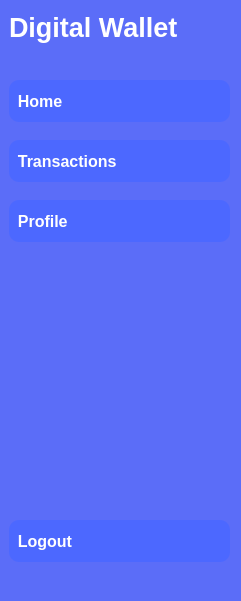
   <widget class="QWidget" name="sidebarWidget" native="true">
    <property name="geometry">
     <rect>
      <x>0</x>
      <y>0</y>
      <width>241</width>
      <height>601</height>
     </rect>
    </property>
    <property name="baseSize">
     <size>
      <width>200</width>
      <height>0</height>
     </size>
    </property>
    <property name="cursor">
     <cursorShape>PointingHandCursor</cursorShape>
    </property>
    <property name="styleSheet">
     <string notr="true">background-color: #5B6DF8;</string>
    </property>
    <widget class="QLabel" name="label">
     <property name="geometry">
      <rect>
       <x>9</x>
       <y>9</y>
       <width>174</width>
       <height>36</height>
      </rect>
     </property>
     <property name="font">
      <font>
       <family>Segoe UI</family>
       <pointsize>20</pointsize>
       <bold>true</bold>
      </font>
     </property>
     <property name="styleSheet">
      <string notr="true">color: white;</string>
     </property>
     <property name="text">
      <string>Digital Wallet</string>
     </property>
    </widget>
    <widget class="QPushButton" name="dashboardButton">
     <property name="geometry">
      <rect>
       <x>9</x>
       <y>80</y>
       <width>221</width>
       <height>42</height>
      </rect>
     </property>
     <property name="minimumSize">
      <size>
       <width>0</width>
       <height>0</height>
      </size>
     </property>
     <property name="font">
      <font>
       <family>Segoe UI</family>
       <pointsize>12</pointsize>
       <bold>true</bold>
      </font>
     </property>
     <property name="cursor">
      <cursorShape>PointingHandCursor</cursorShape>
     </property>
     <property name="autoFillBackground">
      <bool>false</bool>
     </property>
     <property name="styleSheet">
      <string notr="true">QPushButton {
    background-color: #4C68FF;
    color: white;

    border-radius: 10px;
    text-align: left;
}
QPushButton:hover {
    background-color: #3B55D8;
}
</string>
     </property>
     <property name="text">
      <string>  Home</string>
     </property>
     <property name="icon">
      <iconset resource="DigitalWalletSystem.qrc">
       <normaloff>:/DigitalWalletSystem/icons/icons8-home-20.png</normaloff>:/DigitalWalletSystem/icons/icons8-home-20.png</iconset>
     </property>
     <property name="iconSize">
      <size>
       <width>20</width>
       <height>20</height>
      </size>
     </property>
    </widget>
    <widget class="QPushButton" name="transactionsButton">
     <property name="geometry">
      <rect>
       <x>9</x>
       <y>140</y>
       <width>221</width>
       <height>42</height>
      </rect>
     </property>
     <property name="minimumSize">
      <size>
       <width>0</width>
       <height>0</height>
      </size>
     </property>
     <property name="font">
      <font>
       <family>Segoe UI</family>
       <pointsize>12</pointsize>
       <bold>true</bold>
      </font>
     </property>
     <property name="cursor">
      <cursorShape>PointingHandCursor</cursorShape>
     </property>
     <property name="autoFillBackground">
      <bool>false</bool>
     </property>
     <property name="styleSheet">
      <string notr="true">QPushButton {
    background-color: #4C68FF;
    color: white;

    border-radius: 10px;
    text-align: left;
}
QPushButton:hover {
    background-color: #3B55D8;
}
</string>
     </property>
     <property name="text">
      <string>  Transactions</string>
     </property>
     <property name="icon">
      <iconset resource="DigitalWalletSystem.qrc">
       <normaloff>:/DigitalWalletSystem/icons/icons8-exchange-20.png</normaloff>:/DigitalWalletSystem/icons/icons8-exchange-20.png</iconset>
     </property>
     <property name="iconSize">
      <size>
       <width>20</width>
       <height>20</height>
      </size>
     </property>
    </widget>
    <widget class="QPushButton" name="profileButton">
     <property name="geometry">
      <rect>
       <x>9</x>
       <y>200</y>
       <width>221</width>
       <height>42</height>
      </rect>
     </property>
     <property name="minimumSize">
      <size>
       <width>0</width>
       <height>0</height>
      </size>
     </property>
     <property name="font">
      <font>
       <family>Segoe UI</family>
       <pointsize>12</pointsize>
       <bold>true</bold>
      </font>
     </property>
     <property name="cursor">
      <cursorShape>PointingHandCursor</cursorShape>
     </property>
     <property name="autoFillBackground">
      <bool>false</bool>
     </property>
     <property name="styleSheet">
      <string notr="true">QPushButton {
    background-color: #4C68FF;
    color: white;
    border-radius: 10px;
    text-align: left;
}
QPushButton:hover {
    background-color: #3B55D8;
}
</string>
     </property>
     <property name="text">
      <string>  Profile</string>
     </property>
     <property name="icon">
      <iconset resource="DigitalWalletSystem.qrc">
       <normaloff>:/DigitalWalletSystem/icons/User Male.png</normaloff>:/DigitalWalletSystem/icons/User Male.png</iconset>
     </property>
     <property name="iconSize">
      <size>
       <width>24</width>
       <height>24</height>
      </size>
     </property>
    </widget>
    <widget class="QPushButton" name="logoutButton">
     <property name="geometry">
      <rect>
       <x>9</x>
       <y>520</y>
       <width>221</width>
       <height>42</height>
      </rect>
     </property>
     <property name="minimumSize">
      <size>
       <width>0</width>
       <height>0</height>
      </size>
     </property>
     <property name="font">
      <font>
       <family>Segoe UI</family>
       <pointsize>12</pointsize>
       <bold>true</bold>
      </font>
     </property>
     <property name="cursor">
      <cursorShape>PointingHandCursor</cursorShape>
     </property>
     <property name="autoFillBackground">
      <bool>false</bool>
     </property>
     <property name="styleSheet">
      <string notr="true">QPushButton {
    background-color: #4C68FF;
    color: white;
    border-radius: 10px;
    text-align: left;
}
QPushButton:hover {
    background-color: #3B55D8;
}
</string>
     </property>
     <property name="text">
      <string>  Logout</string>
     </property>
     <property name="icon">
      <iconset resource="DigitalWalletSystem.qrc">
       <normaloff>:/DigitalWalletSystem/icons/icons8-logout-30.png</normaloff>:/DigitalWalletSystem/icons/icons8-logout-30.png</iconset>
     </property>
     <property name="iconSize">
      <size>
       <width>24</width>
       <height>24</height>
      </size>
     </property>
    </widget>
   </widget>
